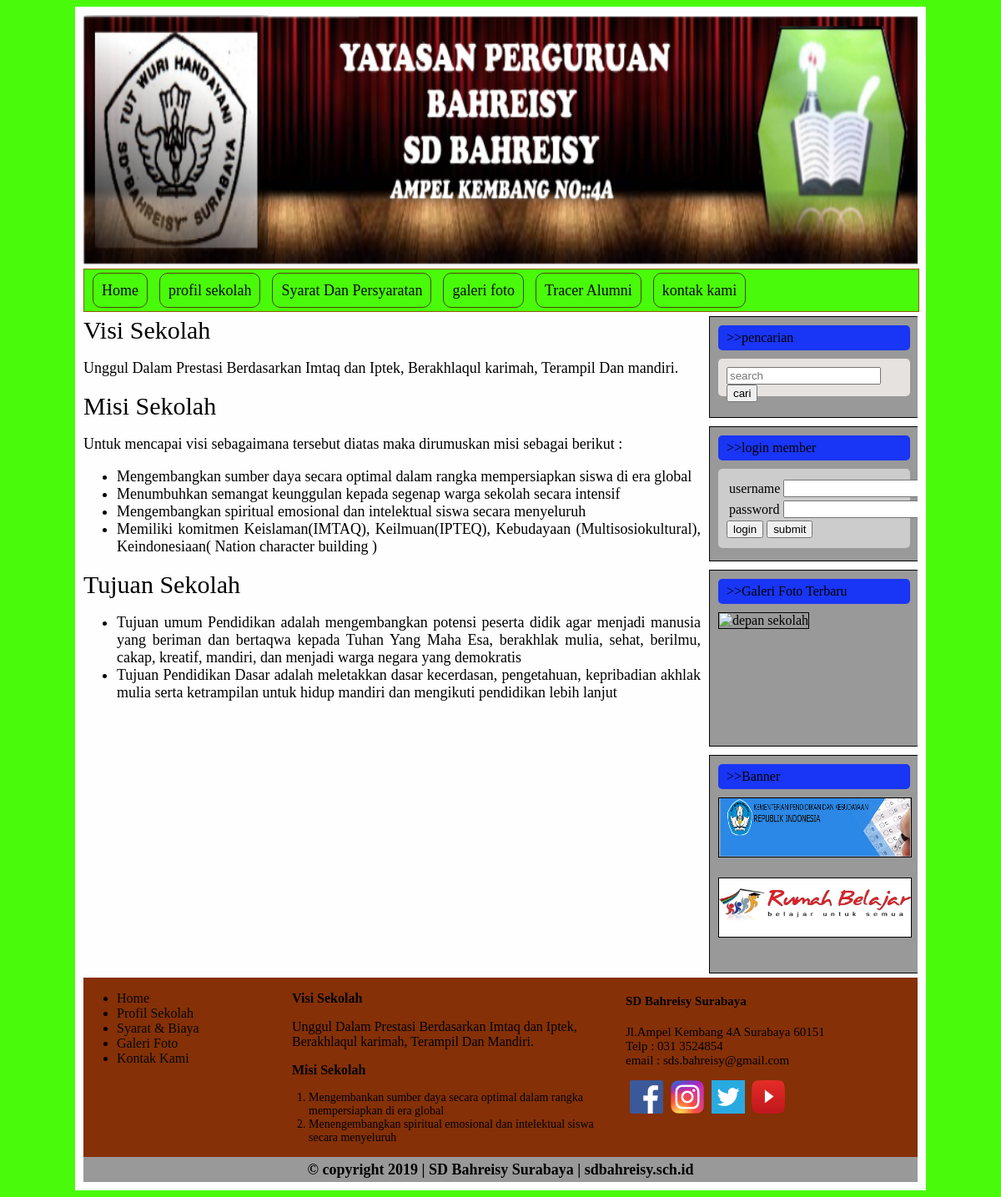
Page /?profil on the committed database.
### tables this page shows
CREATE TABLE `tb_profil` (
  `id` int(11) NOT NULL,
  `judul` text NOT NULL,
  `isi` text NOT NULL,
  `nama_gambar` text NOT NULL,
  `gambar` text NOT NULL
);

### pages/profil.php (the view, shortened to what this page needs)
<div class="content">
  <div class="content_kiri">
    <?php
    $query=mysqli_query($link, "SELECT * FROM tb_profil order by id asc");
    while ($outputan=mysqli_fetch_assoc($query)) {
      ?>
      <div class="judul"> <?php echo $outputan['judul']; ?>             </div>
      <div class="isi">   <?php echo $outputan['isi'];  ?>   </div>
      <?php
    }
     ?>
  </div>

### index.php (shortened to what this page needs)
<!DOCTYPE html>
<html lang="en" dir="ltr">
  <head>
  </head>
  <body>
    <?php
    include "section/header.php";
    include "section/menu.php";
    include "koneksi/konek.php";
    ?>
    <?php
    if(isset($_GET['kontak'])){
      include("pages/kontak.php");
    }
    else if(isset($_GET['profil'])){
      include("pages/profil.php");
    }
    ?>
    <?php
    include "section/kanan.php";
    include "section/footer.php";
    include "section/copyright.php";
    ?>
  </body>
</html>

### section/header.php (shortened to what this page needs)
<!DOCTYPE html>
<html lang="en" dir="ltr">
  <head>
    <link rel="stylesheet" href="style.css">
  </head>
  <body>
    <div class="wrap">
      <div class="header">
        <img src="banner dan ikon/headerq.png" alt="logo">
      </div>

### section/menu.php
<div class="menu">
  <ul>
    <li><a href="index.php">Home</a></li>
    <li><a href="?profil">profil sekolah</a></li>
    <li><a href="?persyaratan">Syarat Dan Persyaratan</a></li>
    <li><a href="?galeri">galeri foto</a></li>
    <li><a href="https://goo.gl/forms/VZN7hIQIlytEN4iq1" target="_blank">Tracer Alumni</a></li>
    <li><a href="?kontak">kontak kami</a></li>
  </ul>
</div>

### section/kanan.php (shortened to what this page needs)
<div class="content_kanan">
  <div class="kanan_pencarian">
    <div class="kanan_pencarian_atas">
      >>pencarian
    </div>
    <div class="kanan_pencarian_bawah">
      <input type="text" name="search_kata" placeholder="search"/>
      <input type="button" name="search_simpan" value="cari"/>
    </div>
  </div>
  <div class="kanan_login">
    <div class="kanan_login_atas">
      >>login member
    </div>
    <div class="kanan_login_bawah">
      <form class="" action="" method="post">
      <table>
      <tr>
        <td>username</td>
        <td><input type="text" name="login_nama"/></td>
      </tr>
      <tr>
        <td>password</td>
        <td>
        <input type="password" name="login_password"/></td>
      </tr>
      </table>
      <input type="submit" name="login_masuk" value="login"/>
      <input type="submit" name="login_submit" value="submit"/>
    </form>
    </div>
  </div>
  <div class="kanan_galeri">
    <div class="kanan_galeri_atas">
        >>Galeri Foto Terbaru
    </div>
    <div class="kanan_galeri_bawah">
      <img src="banner dan ikon/halaman depan.JPG" alt="depan sekolah">
    </div>
  </div>
  <div class="kanan_banner">
    <div class="kanan_banner_atas">
      >>Banner
    </div>
    <div class="kanan_banner_bawah">
      <img src="banner dan ikon/2.png" alt="banner">
      <img src="banner dan ikon/3.jpg" alt="banner">
    </div>
  </div>
</div>
</div>

### section/footer.php
<div class="footer">
  <div class="footer_kiri">
  <ul><li><a href="#">Home</a></li>
  <li><a href="#">Profil Sekolah</a></li>
  <li><a href="#">Syarat & Biaya</a></li>
  <li><a href="#">Galeri Foto</a></li>
  <li><a href="#">Kontak Kami</a></li>
</ul>
  </div>
  <div class="footer_tengah">
  <p><strong>Visi Sekolah</strong><br /></p>
  Unggul Dalam Prestasi Berdasarkan Imtaq dan Iptek, Berakhlaqul karimah, Terampil Dan Mandiri.</p>
  <p><strong>Misi Sekolah</strong></p>
  <ol>
  <li>Mengembankan sumber daya secara optimal dalam rangka mempersiapkan di era global</li>
  <li>Menengembangkan spiritual emosional dan intelektual siswa secara menyeluruh</li>
  </div>
  <div class="footer_kanan">
  <H4>SD Bahreisy Surabaya</H4>
  <p>Jl.Ampel Kembang 4A Surabaya 60151
    <br />
    Telp : 031 3524854
    <br /> email : sds.bahreisy@gmail.com
  </p>
  <a href="#" target="_blank"><img src="banner dan ikon/facebook.png" /></a>
  <a href="#"><img src="banner dan ikon/instagram.png" /></a>
  <a href="#"><img src="banner dan ikon/twiter.png" /></a>
  <a href="#"><img src="banner dan ikon/youtube.png" /></a>
  </div>
</div>

### section/copyright.php
<div class="copyright">
  <strong>
  &copy; copyright 2019 | SD Bahreisy Surabaya | sdbahreisy.sch.id
</strong>
</div>
</div>
</body>
</html>

### style.css (style rules this page uses)
body { background-color: rgb(73, 251, 10); }
a { text-decoration: none; color: rgb(5, 8, 0); }
.judul { font-size: 30px; }
.isi { font-size: 18px; text-align:justify; }
.wrap { overflow: hidden; width: 1000px; background-color: rgb(254, 254, 254); margin: auto; padding: 10px; }
.header img { height: 300px; width: 1000px; }
.menu { height: 50px; width: 1000px; border: 1px solid rgb(148, 90, 4); background-color: rgb(73, 251, 10); }
.menu ul { margin: 0px; padding: 0px; }
.menu ul li { display: inline; margin-left: 10px; line-height: 50px; font-size: 18px; border: 1px solid rgb(79, 68, 9); padding: 10px; border-radius: 10px; }
.content { overflow: hidden; width: 1000px; margin: 5px 0px; }
.content_kiri { overflow: hidden; width: 740px; float: left; padding-right: 10px; }
.content_kanan { width: 250px; float: left; }
.kanan_pencarian { height: 110px; width: 250px; background-color: #999999; padding-top: 10px; border: 1px solid; }
.kanan_pencarian_atas { height: 30px; width: 220px; margin: 0px 10px; padding-left: 10px; background-color: rgb(25, 53, 246); border: 1px; border-radius: 5px; line-height: 30px; }
.kanan_pencarian_bawah { height: 25px; width: 210px; background-color: rgb(230, 226, 223); margin: 10px 10px; padding: 10px; border-radius: 5px; }
.kanan_login { height: 150px; width: 250px; background-color: #999999; padding-top: 10px; border: 1px solid; margin-top: 10px; }
.kanan_login_atas { height: 30px; width: 220px; margin: 0px 10px; padding-left: 10px; background-color: rgb(25, 53, 246); border: 1px; border-radius: 5px; line-height: 30px; }
.kanan_login_bawah { width:210px; height:70px; background-color: #CCCCCC; margin:10px; padding:10px 10px; padding-bottom: 15px; border-radius:5px; }
.kanan_galeri { height: 200px; width: 250px; background-color: #999999; padding-top: 10px; border: 1px solid; margin-top: 10px; }
.kanan_galeri_atas { height: 30px; width: 220px; margin: 0px 10px; padding-left: 10px; background-color: rgb(25, 53, 246); border: 1px; border-radius: 5px; line-height: 30px; }
.kanan_galeri_bawah img { width:230px; height:120px; margin:10px; border: 1px solid; }
.kanan_banner { height: 250px; width: 250px; background-color: #999999; padding-top: 10px; border: 1px solid; margin-top: 10px; }
.kanan_banner_atas { height: 30px; width: 220px; margin: 0px 10px; padding-left: 10px; background-color: rgb(25, 53, 246); border: 1px; border-radius: 5px; line-height: 30px; }
.kanan_banner_bawah img { width:230px; height:70px; margin:10px; border: 1px solid; }
.footer { height: 215px; width: 1000px; background-color: rgb(133, 48, 7); }
.footer_kiri { width: 250px; float: left; }
.footer_tengah { width: 400px; float: left; }
.footer_tengah ol { margin: 0px; padding: 0px 20px; font-size: 14px; }
.footer_kanan { width: 250px; float: left; font-size: 15px; }
.footer_kanan img { height:40px; width:40px; margin-left:5px; }
.copyright { height: 30px; width: 1000px; background-color: #999999; text-align: center; font-size: 18px; line-height: 30px; }

### rows in the picture
tb_profil: judul "Visi Sekolah", isi "Unggul Dalam Prestasi Berdasarkan Imtaq dan Iptek, Berakhlaqul karimah, Terampil Dan mandiri."
tb_profil: judul "Misi Sekolah", isi "Untuk mencapai visi sebagaimana tersebut diatas maka dirumuskan misi sebagai berikut : Mengembangkan sumber daya secara optimal dalam rangka mempersiapkan siswa di era global Menumbuhkan semangat keunggulan kepada segenap warga sekolah secara intensif Mengembangkan spiritual emosional dan intelektual siswa secara menyeluruh Memiliki komitmen Keislaman(IMTAQ), Keilmuan(IPTEQ), Kebudayaan (Multisosiokultural), Keindonesiaan( Nation character building )"
tb_profil: judul "Tujuan Sekolah", isi "Tujuan umum Pendidikan adalah mengembangkan potensi peserta didik agar menjadi manusia yang beriman dan bertaqwa kepada Tuhan Yang Maha Esa, berakhlak mulia, sehat, berilmu, cakap, kreatif, mandiri, dan menjadi warga negara yang demokratis Tujuan Pendidikan Dasar adalah meletakkan dasar kecerdasan, pengetahuan, kepribadian akhlak mulia serta ketrampilan untuk hidup mandiri dan mengikuti pendidikan lebih lanjut"
